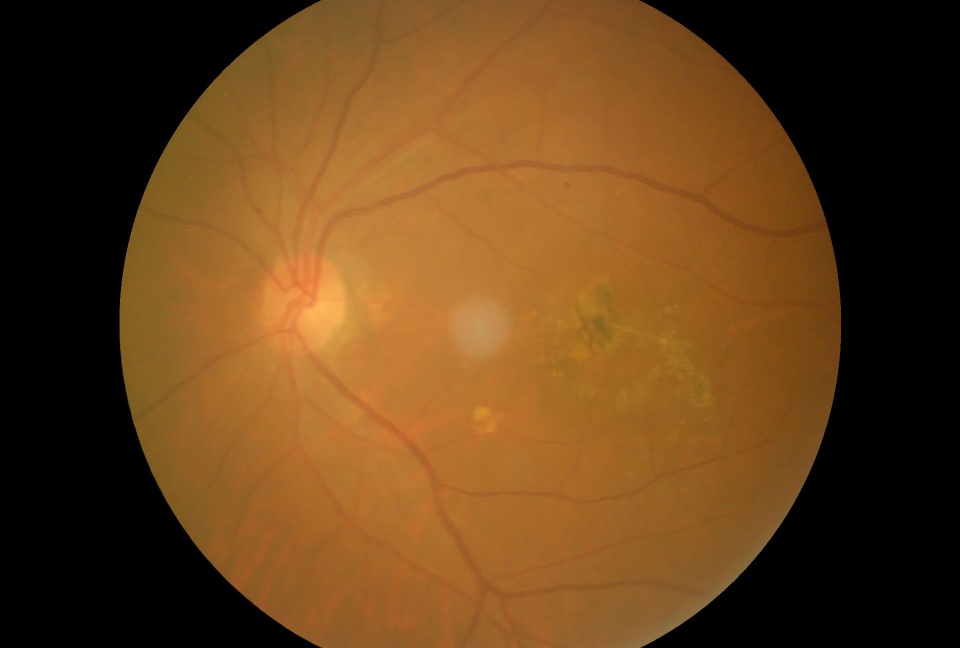
#> input picture data/Training Images/Wet/53_left.jpg, 1920 x 1296 px (shown at 1/2 size)
$ jupyter execute --allow-errors utils.ipynb
#> lines starting #> are read from the running program, lines starting #| are printed output that depends on the picture
[cell 1]
'''
fundus images preprocess

del_black_or_white  delete borders of fundus images

detect_xyr  using HoughCircles detect circle, if not detected
  suppose the center of the image is the center of the circle.


my_crop_xyz  crot the image based on circle detected

after croped, add some black margin areas,
   so that img aug(random rotate clip) will not delete meaningful edge region

'''

import cv2
import numpy as np
import os
# from imgaug import augmenters as iaa


DEL_PADDING_RATIO = 0.02  #used for del_black_or_white
CROP_PADDING_RATIO = 0.02  #used for my_crop_xyr

# del_black_or_white margin
THRETHOLD_LOW = 7
THRETHOLD_HIGH = 180

# HoughCircles
MIN_REDIUS_RATIO = 0.33
MAX_REDIUS_RATIO = 0.6

def del_black_or_white(img1):
    if img1.ndim == 2:
        img1 = np.expand_dims(img1, axis=-1)

    width, height = (img1.shape[1], img1.shape[0])

    (left, bottom) = (0, 0)
    (right, top) = (img1.shape[1], img1.shape[0])

    padding = int(min(width, height) * DEL_PADDING_RATIO)

    #cv2  height, width

    for i in range(width):
        array1 = img1[:, i, :]
        if np.sum(array1) > THRETHOLD_LOW * array1.shape[0] * array1.shape[1] and \
                np.sum(array1) < THRETHOLD_HIGH * array1.shape[0] * array1.shape[1]:
            left = i
            break
    left = max(0, left-padding)

    for i in range(width - 1, 0 - 1, -1):
        array1 = img1[:, i, :]
        if np.sum(array1) > THRETHOLD_LOW * array1.shape[0] * array1.shape[1] and \
                np.sum(array1) < THRETHOLD_HIGH * array1.shape[0] * array1.shape[1]:
            right = i
            break
    right = min(width, right + padding)

    for i in range(height):
        array1 = img1[i, :, :]
        if np.sum(array1) > THRETHOLD_LOW * array1.shape[0] * array1.shape[1] and \
                np.sum(array1) < THRETHOLD_HIGH * array1.shape[0] * array1.shape[1]:
            bottom = i
            break
    bottom = max(0, bottom - padding)

    for i in range(height - 1, 0 - 1, -1):
        array1 = img1[i, :, :]
        if np.sum(array1) > THRETHOLD_LOW * array1.shape[0] * array1.shape[1] and \
                np.sum(array1) < THRETHOLD_HIGH * array1.shape[0] * array1.shape[1]:
            top = i
            break
    top = min(height, top + padding)

    img2 = img1[bottom:top, left:right, :]

    return img2

def detect_xyr(img_source):
    if isinstance(img_source, str):
        try:
            img = cv2.imread(img_source)
        except:
            # Corrupt JPEG data1: 19 extraneous bytes before marker 0xc4
            raise Exception("image file not found:" + img_source)
        if img is None:
            raise Exception("image file error:" + img_source)
    else:
        img = img_source


    width = img.shape[1]
    height = img.shape[0]

    myMinWidthHeight = min(width, height)

    myMinRadius = round(myMinWidthHeight * MIN_REDIUS_RATIO)
    myMaxRadius = round(myMinWidthHeight * MAX_REDIUS_RATIO)

    gray = cv2.cvtColor(img, cv2.COLOR_BGR2GRAY)
    circles = cv2.HoughCircles(gray, cv2.HOUGH_GRADIENT, 1, minDist=450, param1=120, param2=32,
                               minRadius=myMinRadius,
                               maxRadius=myMaxRadius)

    (x, y, r) = (0, 0, 0)
    found_circle = False

    if circles is not None:
        circles = np.round(circles[0, :]).astype("int")
        if (circles is not None) and (len(circles == 1)):
            # x width, y height

            x1, y1, r1 = circles[0]
            if x1 > (2 / 5 * width) and x1 < (3 / 5 * width) \
                    and y1 > (2 / 5 * height) and y1 < (3 / 5 * height):
                x, y, r = circles[0]
                found_circle = True

    if not found_circle:
        # suppose the center of the image is the center of the circle.
        x = img.shape[1] // 2
        y = img.shape[0] // 2

        # get radius  according to the distribution of pixels of the middle line
        temp_x = img[int(img.shape[0] / 2), :, :].sum(1)
        r = int((temp_x > temp_x.mean() / 12).sum() / 2)

    return (found_circle, x, y, r)

def my_crop_xyr(img_source, x, y, r, crop_size=None):
    if isinstance(img_source, str):
        # img_source is a file name
        try:
            image1 = cv2.imread(img_source)
        except:
            # Corrupt JPEG data1: 19 extraneous bytes before marker 0xc4
            raise Exception("image file not found:" + img_source)
    else:
        image1 = img_source

    if image1 is None:
        raise Exception("image file error:" + img_source)

    original_width = image1.shape[1]
    original_height = image1.shape[0]

    (image_height, image_width) = (image1.shape[0], image1.shape[1])

    img_padding = int(min(original_width, original_height) * CROP_PADDING_RATIO)

    image_left = int(max(0, x - r - img_padding))
    image_right = int(min(x + r + img_padding, image_width - 1))
    image_bottom = int(max(0, y - r - img_padding))
    image_top = int(min(y + r + img_padding, image_height - 1))

    if image_width >= image_height:  # 图像宽比高大
        if image_height >= 2 * (r + img_padding):
            # 图像比圆大
            image1 = image1[image_bottom: image_top, image_left:image_right]
        else:

            image1 = image1[:, image_left:image_right]
    else:
        if image_width >= 2 * (r + img_padding):

            image1 = image1[image_bottom: image_top, image_left:image_right]
        else:
            image1 = image1[image_bottom:image_top, :]

    if crop_size is not None:
        image1 = cv2.resize(image1, (crop_size, crop_size))

    return image1

def add_black_margin(img_source, add_black_pixel_ratio = 0.05):
    if isinstance(img_source, str):
        # img_source is a file name
        try:
            image1 = cv2.imread(img_source)
        except:
            # Corrupt JPEG data1: 19 extraneous bytes before marker 0xc4
            raise Exception("image file not found:" + img_source)
    else:
        image1 = img_source

    if image1 is None:
        raise Exception("image file error:" + img_source)

    height, width = image1.shape[:2]

    add_black_pixel = int(min(height, width) * add_black_pixel_ratio)

    img_h = np.zeros((add_black_pixel, width, 3))
    img_v = np.zeros((height + add_black_pixel*2, add_black_pixel, 3))

    image1 = np.concatenate((img_h, image1, img_h), axis=0)
    image1 = np.concatenate((img_v, image1, img_v), axis=1)

    return image1


def my_preprocess(img_source, crop_size, train_or_valid='train', img_file_dest=None):
    if isinstance(img_source, str):
        try:
            image1 = cv2.imread(img_source)
        except:
            raise Exception("image file not found:" + img_source)
    else:
        image1 = img_source

    if image1 is None:  #file not exists or orther errors
        raise Exception("image file error:" + img_source)

    image1 = del_black_or_white(image1)

    min_width_height = min(image1.shape[0], image1.shape[1])

    if min_width_height < 100: # image too small
        return None

    #image too big, resize
    image_size_before_hough = crop_size * 2
    if min_width_height > image_size_before_hough:
        crop_ratio = image_size_before_hough / min_width_height
        # fx、fy: Scaling factor  x axis and y axis
        image1 = cv2.resize(image1, None, fx=crop_ratio, fy=crop_ratio)

    (found_circle, x, y, r) = detect_xyr(image1)

    if train_or_valid == 'train':
        image1 = my_crop_xyr(image1, x, y, r)
        # add some black margin, for fear that duing img aug(random rotate crop) delete useful areas
        image1 = add_black_margin(image1, add_black_pixel_ratio=0.07)
        image1 = cv2.resize(image1, (crop_size, crop_size))
    else:
        image1 = my_crop_xyr(image1, x, y, r, crop_size)

    # if specify img_file_dest,  save to file
    if img_file_dest is not None:
        if not os.path.exists(os.path.dirname(img_file_dest)):
            os.makedirs(os.path.dirname(img_file_dest))

        cv2.imwrite(img_file_dest, image1)

    return image1

# simple demo code
if __name__ == '__main__':
    img_file = 'data/Training Images/Wet/53_left.jpg'
    if os.path.exists(img_file):
        img_processed = my_preprocess(img_file, crop_size=384)
#> in my_preprocess, image1 is the input picture: shape (1296, 1920, 3); mean B, G, R 26.2, 64.6, 101.1
#> in del_black_or_white, `img2 = img1[bottom:top, left:right, :]`:
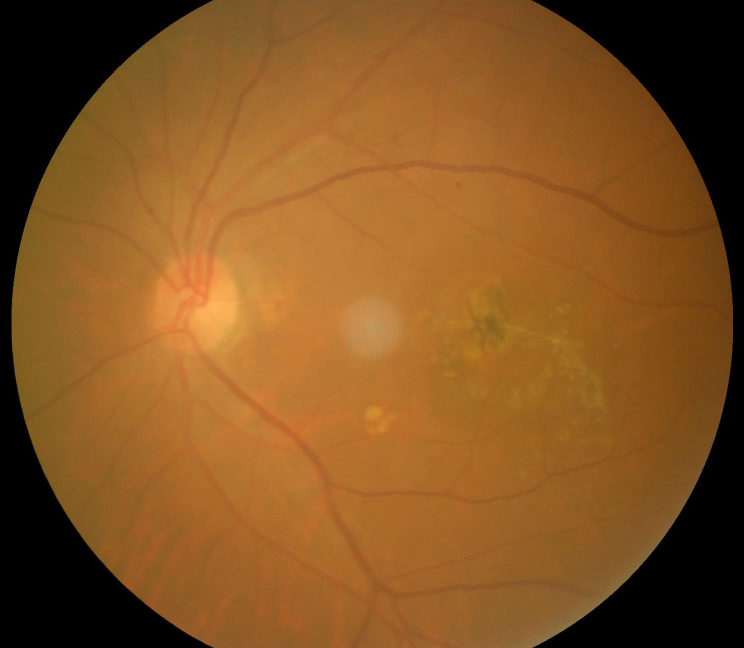
#> img2: shape (1296, 1487, 3) (shown at 1/2 size); mean B, G, R 33.8, 83.4, 130.5
#> in my_preprocess, `image1 = cv2.resize(image1, None, fx=crop_ratio, fy=crop_ratio)`:
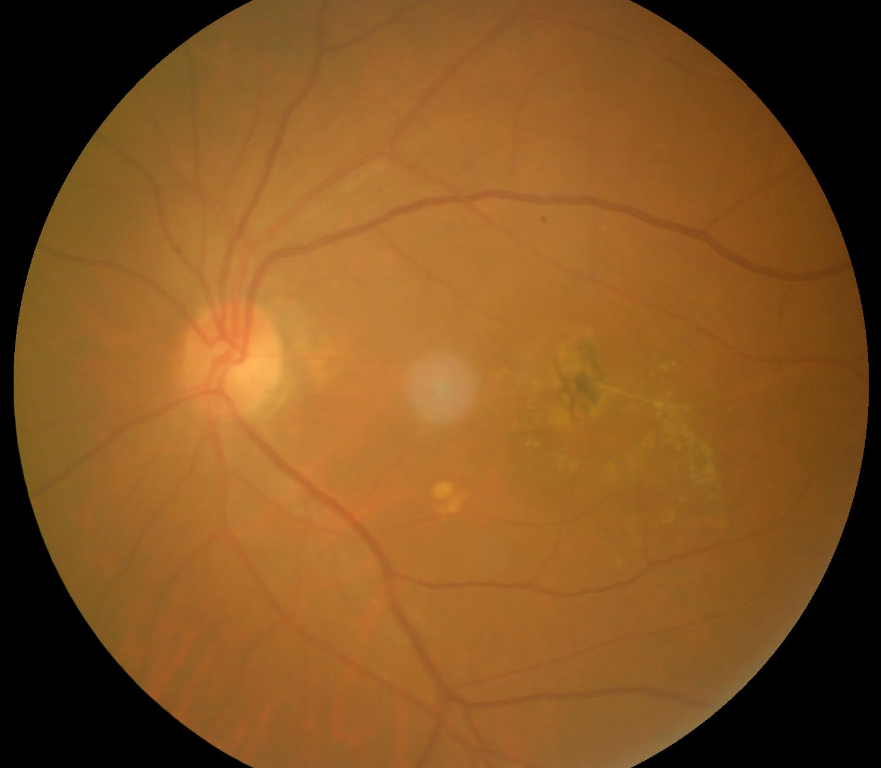
#> image1: shape (768, 881, 3); mean B, G, R 33.8, 83.4, 130.5
#> in detect_xyr, `gray = cv2.cvtColor(img, cv2.COLOR_BGR2GRAY)`:
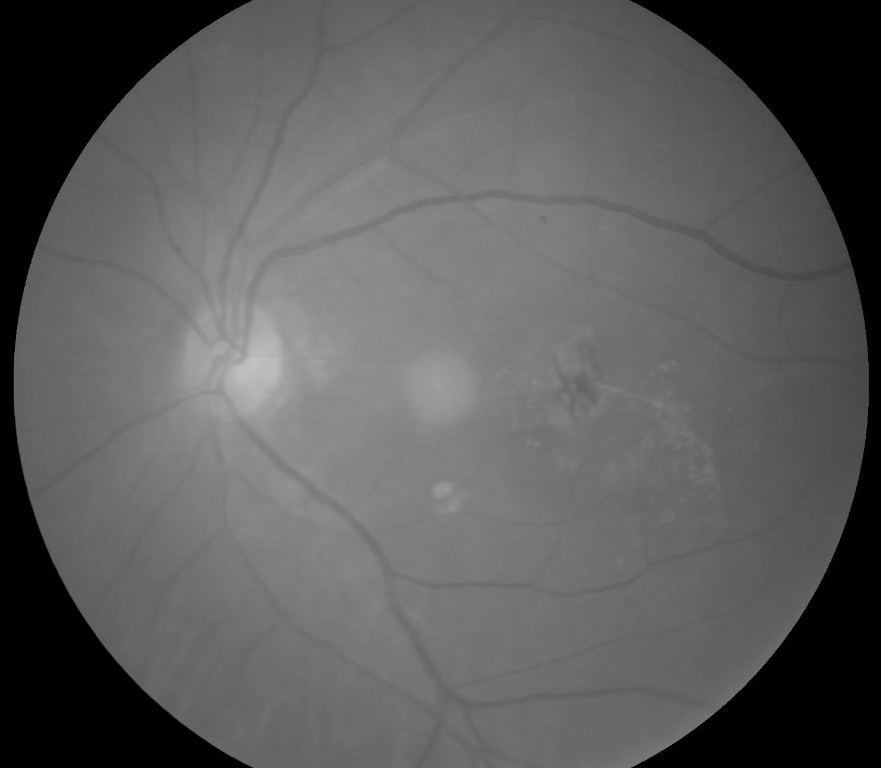
#> gray: shape (768, 881); min 0, max 194, mean 91.8
#> in detect_xyr, `circles = cv2.HoughCircles(gray, cv2.HOUGH_GRADIENT, 1, minDist=450, p..`: circles = [[441.5, 384.5, 427]]
#> in detect_xyr, `circles = np.round(circles[0, :]).astype("int")`: circles = [[442, 384, 427]]
#> in detect_xyr, `x1, y1, r1 = circles[0]`: x1 = 442; y1 = 384; r1 = 427
#> in detect_xyr, `x, y, r = circles[0]`: x = 442; y = 384; r = 427
#> in my_preprocess, `(found_circle, x, y, r) = detect_xyr(image1)`: found_circle = True; x = 442; y = 384; r = 427
#> in my_crop_xyr, `image_left = int(max(0, x - r - img_padding))`: image_left = 0
#> in my_crop_xyr, `image_right = int(min(x + r + img_padding, image_width - 1))`: image_right = 880
#> in my_crop_xyr, `image_bottom = int(max(0, y - r - img_padding))`: image_bottom = 0
#> in my_crop_xyr, `image_top = int(min(y + r + img_padding, image_height - 1))`: image_top = 767
#> in add_black_margin, `image1 = np.concatenate((img_h, image1, img_h), axis=0)`:
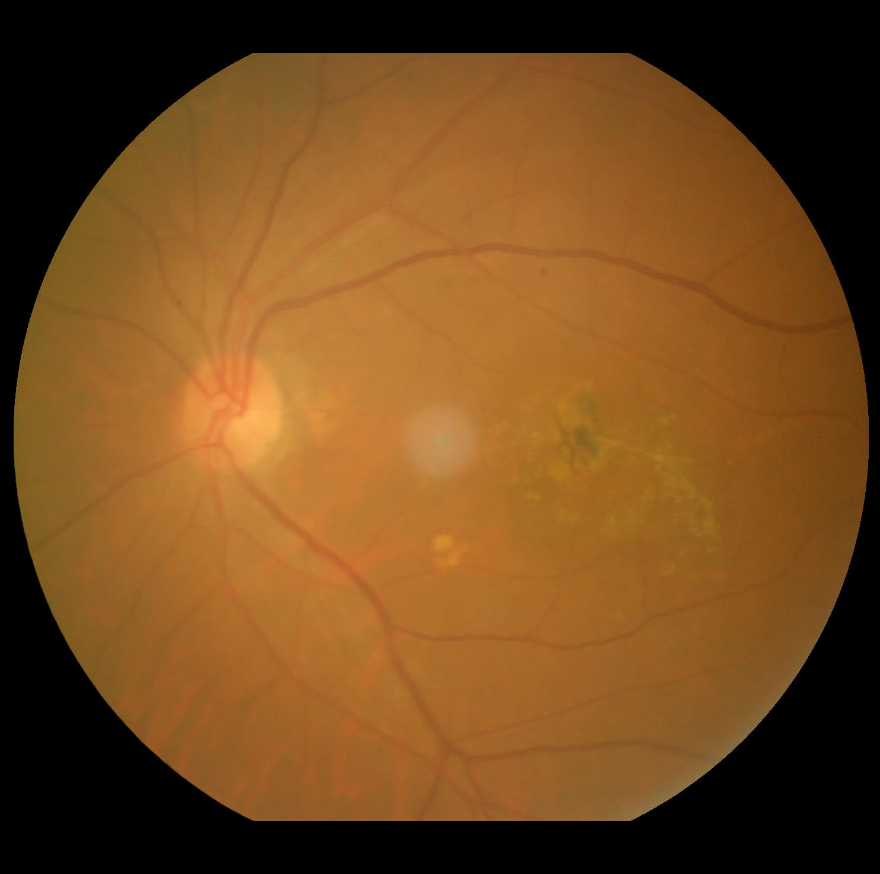
#> image1: shape (874, 880, 3) float64; mean B, G, R 29.7, 73.4, 114.8
#> in add_black_margin, `image1 = np.concatenate((img_v, image1, img_v), axis=1)`:
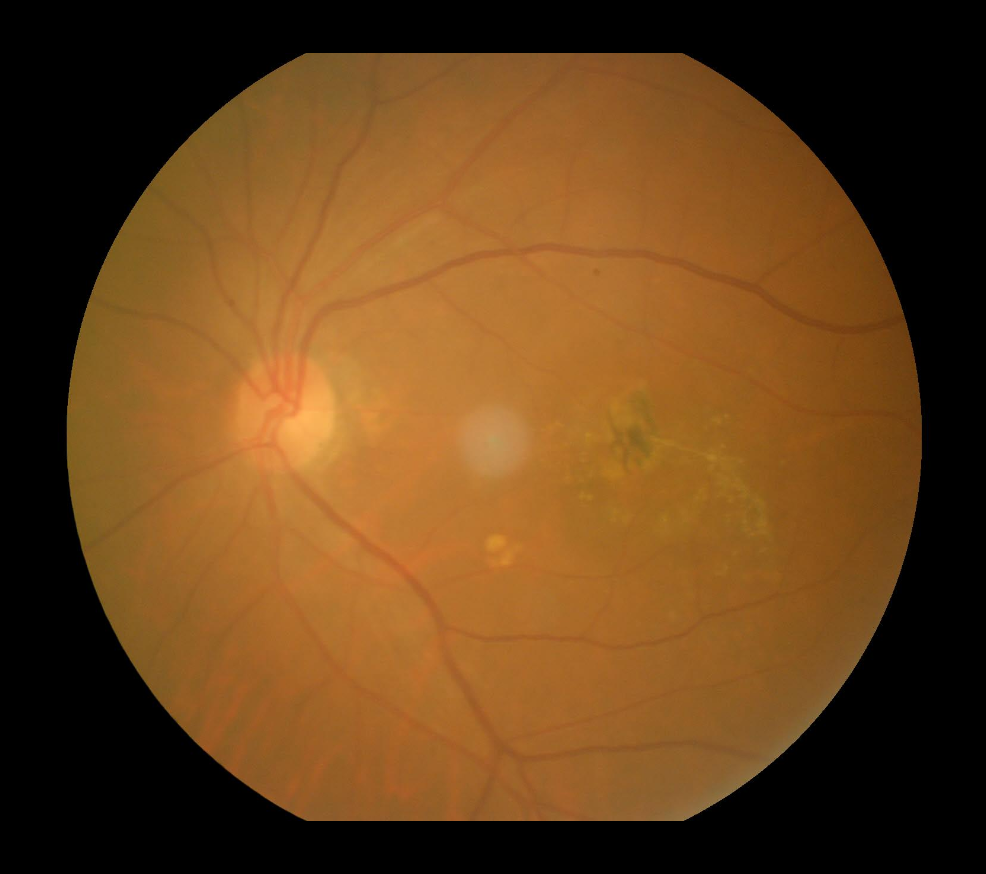
#> image1: shape (874, 986, 3) float64; mean B, G, R 26.5, 65.5, 102.4
#> in my_preprocess, `image1 = cv2.resize(image1, (crop_size, crop_size))`:
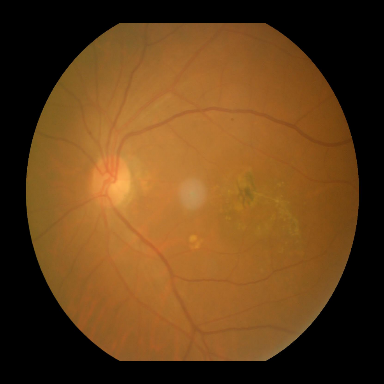
#> image1: shape (384, 384, 3) float64; mean B, G, R 26.5, 65.5, 102.5
        cv2.imwrite('tmp_preprocess.jpg', img_processed)
#> pass 3 of the loop `for folder in folders:`:
        print('OK')
    else:
        print('file not exists!')

[cell 2]
 # Python script to create train/test/valid
import os
import shutil
import random
folders = ['Dry', 'Wet', 'Normal']
#> (the rest of this cell did not finish here and is left out)

[cell 3]
import os

# Function to process images in a directory and its subdirectories
def process_images_in_directory(directory_path):
    # Iterate through all files and subdirectories in the directory
    for root, dirs, files in os.walk(directory_path):
        for file in files:
            # Check if the file is an image file (you can add more image formats if needed)
            if file.lower().endswith(('.png', '.jpg', '.jpeg', '.bmp', '.gif')):
                # Get the full path of the image file
                image_path = os.path.join(root, file)

                # Resize the image
                resized_image = my_preprocess(image_path, 384)

                # Save the resized image, overwriting the original file
                cv2.imwrite(image_path, resized_image)
                print(f"Image preprocessed {image_path}")

# Define the directory containing images
directory_path = "dataset"

# Define the desired output size

# Process images in the directory and its subdirectories
process_images_in_directory(directory_path)
#> pass 3 of the loop in process_images_in_directory, `for root, dirs, files in os.walk(directory_path):`:
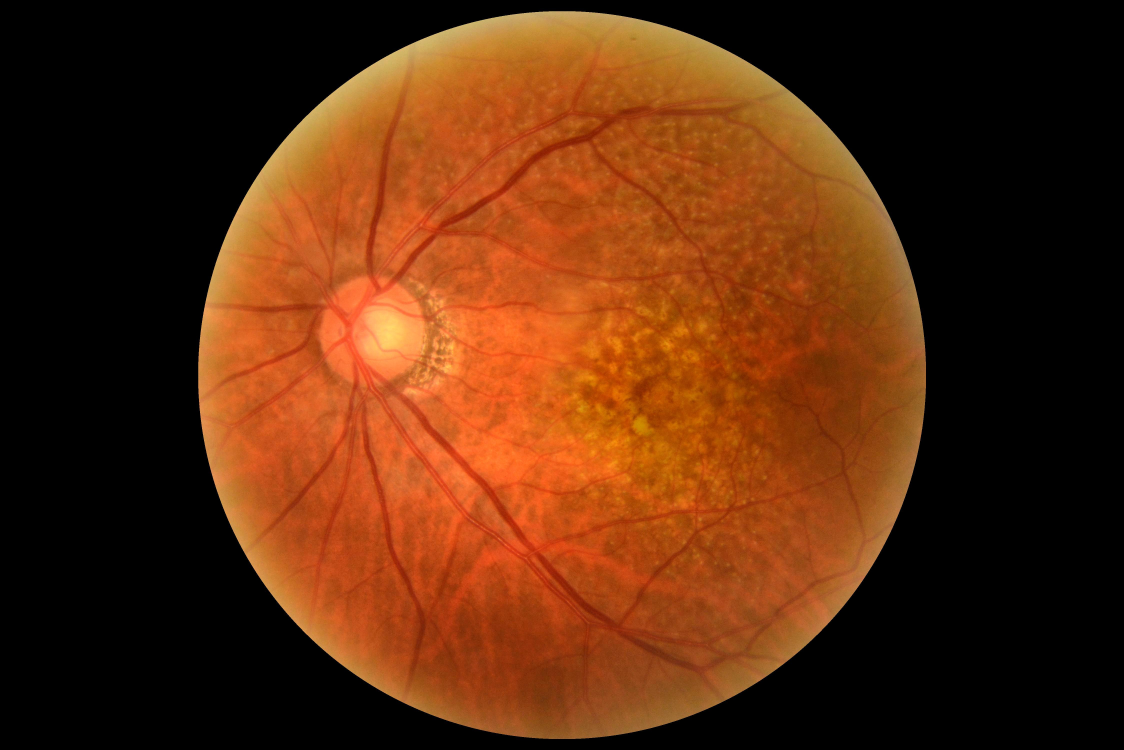
#> input picture dataset/valid/Dry/1843_left.jpg, 4496 x 3000 px (shown at 1/4 size)
#> in my_preprocess, image1 is the input picture: shape (3000, 4496, 3); mean B, G, R 13.8, 43.2, 90.8
#> img2: shape (3000, 3026, 3)
#> in detect_xyr (call 2), `gray = cv2.cvtColor(img, cv2.COLOR_BGR2GRAY)`:
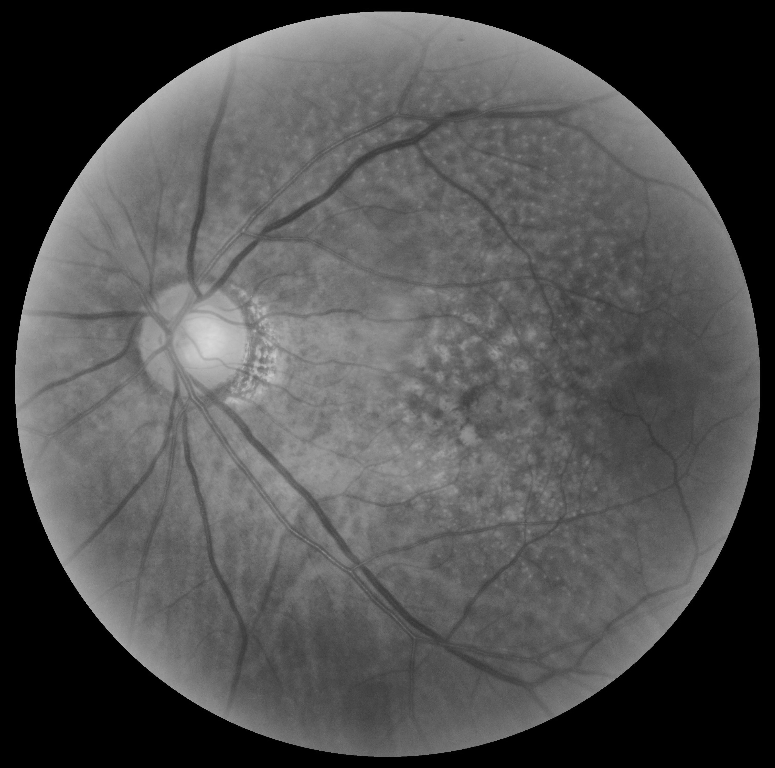
#> gray: shape (768, 775); min 0, max 216, mean 80.3
#> in detect_xyr (call 2), `circles = cv2.HoughCircles(gray, cv2.HOUGH_GRADIENT, 1, minDist=450, p..`: circles = [[388.5, 384.5, 373.4]]
#> in detect_xyr (call 2), `circles = np.round(circles[0, :]).astype("int")`: circles = [[388, 384, 373]]
#> x1 = 388; r1 = 373
#> in detect_xyr (call 2), `x, y, r = circles[0]`: x = 388; r = 373
#> in my_preprocess (call 2), `(found_circle, x, y, r) = detect_xyr(image1)`: x = 388; r = 373
#> in process_images_in_directory, `cv2.imwrite(image_path, resized_image)`:
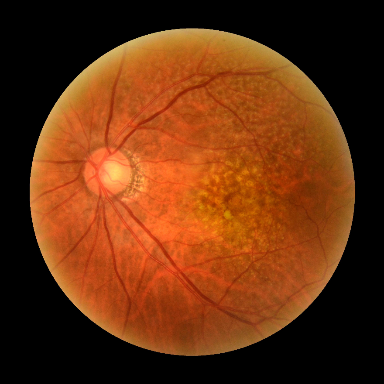
#> saved as 1843_left.jpg: shape (384, 384, 3); mean B, G, R 15.8, 49.6, 104.3
#> the loop made 13 passes; the first 3 are shown
